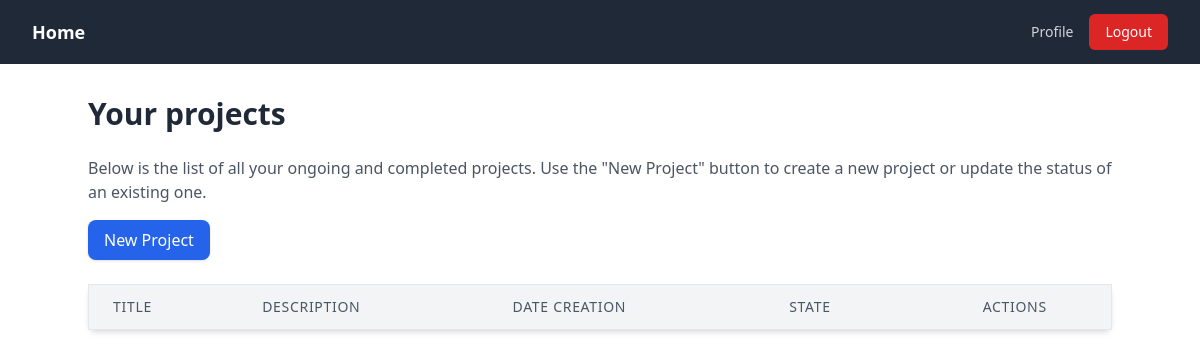
Page /projects (signed in) on the earlier database version.
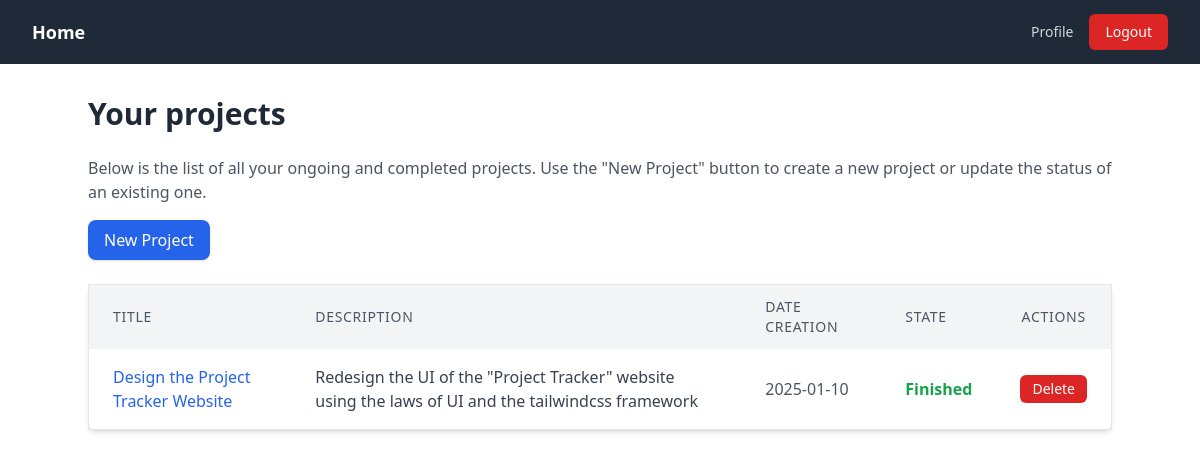
Same page on the later database version.
### tables this page shows
CREATE TABLE project (
        project_id INTEGER PRIMARY KEY AUTOINCREMENT,
        project_name TEXT NOT NULL,
        project_description TEXT NOT NULL,
        project_datecreation DATE NOT NULL,
        project_state BOOLEAN NOT NULL,
        user_id REFERENCES user (user_id) ON DELETE CASCADE
    );

### development/main.py (the view)
@app.route("/projects", methods=["GET"])
def render_projects():
    return ProjectController.render_projects_list()

### development/controllers/project_controller.py (called while the page is built)
    @staticmethod
    @login_required
    def render_projects_list():
        user_id = session["user_id"]
        projects = ProjectModel.get_by_user_id(user_id)
        return render_template("projects/projects.html", projects=projects)

### development/models/project_model.py (called while the page is built)
    @staticmethod
    def get_by_user_id(user_id):
        sql = """
            SELECT *
            FROM project
            WHERE user_id = ?;
        """
        cursor.execute(sql, (user_id,))
        return cursor.fetchall()

### development/utils/auth_utils.py (called while the page is built)
def login_required(f):
    @wraps(f)
    def decorated_function(*args, **kwargs):
        if "user_id" not in session:
            return redirect(url_for("login"))
        return f(*args, **kwargs)
    return decorated_function

### development/templates/projects/projects.html (shortened to what this page needs)
{% extends 'base.html' %}
{% block main %}
{{components.navbar()}}
<div class="container mx-auto mt-8">
    <h1 class="text-3xl font-bold text-gray-800 mb-6">Your projects</h1>
    <p class="text-gray-600 mb-4">
        Below is the list of all your ongoing and completed projects. Use the "New Project" button to create a new
        project or update the status of an existing one.
    </p>
    <a href="/projects/create"
        class="inline-block bg-blue-600 text-white font-medium py-2 px-4 rounded-lg shadow hover:bg-blue-700 transition">
        New Project
    </a>
    <table class="min-w-full mt-6 bg-white border border-gray-200 shadow-md rounded-lg">
        <thead class="bg-gray-100">
            <th class="px-6 py-3 text-left text-sm font-medium text-gray-600 uppercase tracking-wider">Title</th>
            <th class="px-6 py-3 text-left text-sm font-medium text-gray-600 uppercase tracking-wider">Description</th>
            <th class="px-6 py-3 text-left text-sm font-medium text-gray-600 uppercase tracking-wider">Date creation
            </th>
            <th class="px-6 py-3 text-left text-sm font-medium text-gray-600 uppercase tracking-wider">State</th>
            <th class="px-6 py-3 text-center text-sm font-medium text-gray-600 uppercase tracking-wider">Actions</th>
        </thead>
        <tbody class="divide-y divide-gray-200">
            {% for project in projects %}
            <tr class="hover:bg-gray-50">
                <td class="px-6 py-4">
                    <a href="/tasks/{{project[0]}}" class="text-blue-600 hover:underline font-medium">
                        {{project[1]}}
                    </a>
                </td>
                <td class="px-6 py-4 text-gray-700">{{project[2]}}</td>
                <td class="px-6 py-4 text-gray-600">{{project[3]}}</td>
                <td class="px-6 py-4">
                    {% if project[4] != 0 %}
                    <span class="text-green-600 font-bold">Finished</span>
                    {% endif %}
                </td>
                <td class="px-6 py-4 text-center">
                    <form action="/projects/delete/{{project[0]}}" method="post">
                        <button type="submit"
                            class="bg-red-600 hover:bg-red-700 text-white py-1 px-3 rounded-md text-sm">
                            Delete
                        </button>
                    </form>
                </td>
            </tr>
            {% endfor %}
        </tbody>
    </table>
</div>
{% endblock %}

Differences in the rows shown:
added project: project_name "Design the Project Tracker Website", project_description "Redesign the UI of the \"Project Tracker\" website using the laws of UI and the tailwindcss framework", project_datecreation "2025-01-10", project_state "Finished"
